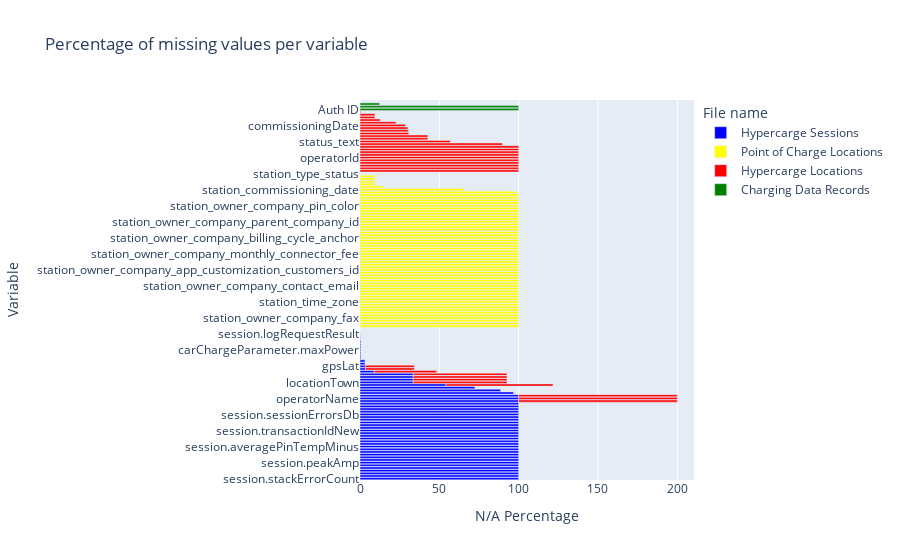

The cell this chart's notebook holds for it:
### Markdown cell above
Through the **missingno** library it's possible to visualize missing data from the datasets (cdr, hloc, hses, and pdr_loc) as matrix plots, where each subplot shows the completeness of data in each column (color blocks indicate non-missing data). In particular, across the datasets cdr is the once that presents less missing values and a more compact representation, also due to it's reduced size.

### Code cell
dfs=[]
for file, name in zip([cdr, hloc, hses, pdr_loc], ['Charging Data Records', 'Hypercarge Locations', 'Hypercarge Sessions', 'Point of Charge Locations']):
    miss_val= [file[col].isna().sum() for col in file.columns]
    var_name = file.columns
    filename=name
    total_r=file.shape[0]

    dfs.append(pd.DataFrame({"File name": filename, "Variable":var_name, "Missing Values":miss_val, "Total Rows":total_r}))
df=pd.concat(dfs)
df=df[df["Missing Values"]!=0]
df["N/A Percentage"]=df["Missing Values"]/df["Total Rows"]*100
df.sort_values(by="N/A Percentage", ascending=False, inplace=True)

fig = px.bar(df,
             orientation="h", 
             y='Variable', 
             x='N/A Percentage', 
             color="File name", 
             color_discrete_map={'Charging Data Records': 'green', 
                                 'Hypercarge Locations': 'red', 
                                 'Hypercarge Sessions': 'blue',
                                 'Point of Charge Locations': 'yellow'}, 
            title='Percentage of missing values per variable')
fig.show()

### Figure 1 — Plotly figure (JSON) as saved in the notebook; plotly's stock layout.template omitted (floating-point values rounded to 4 significant figures)
{"data": [{"alignmentgroup": "True", "hovertemplate": "File name=Hypercarge Sessions<br>N/A Percentage=%{x}<br>Variable=%{y}<extra></extra>", "legendgroup": "Hypercarge Sessions", "marker": {"color": "blue", "pattern": {"shape": ""}}, "name": "Hypercarge Sessions", "offsetgroup": "Hypercarge Sessions", "orientation": "h", "showlegend": true, "textposition": "auto", "type": "bar", "x": [100, 100, 100, 100, 100, 100, 100, 100, 100, 100, 100, 100, 100, 100, 100, 100, 100, 100, 100, 100, 100, 100, 100, 100, 100, 100, 100, 100, 100, 100, 100, 100, 96.81, 88.61, 72.43, 54.26, 33.56, 33.56, 33.56, 33.56, 8.979, 3.452, 3.452, 3.169, 3.169, 0.5951, 0.5951, 0.5951, 0.5951, 0.5951, 0.5951, 0.5951, 0.2901, 0.2604, 0.09671, 0.09671, 0.007439], "xaxis": "x", "y": ["session.stackErrorCount", "session.hycErrorcode", "session.hasOcmfData", "session.distributorId", "session.distributorName", "session.car", "session.peakAmp", "session.analyzedBy", "session.analysisTimestamp", "session.analysisComment", "session.averagePower", "session.averagePinTempPlus", "session.averagePinTempMinus", "session.averageAmp", "session.physicalPosition", "session.peakPinTempMinus", "session.maxPinDelta", "carChargeParameter", "session.transactionIdNew", "session.type", "session.peakPinTempPlus", "session.stopU", "session.serialNumber", "session.sessionLiveViewEnabled", "session.sessionErrorsDb", "session.startU", "session.stackErrorsArrayText", "session.producer", "session.peakPower", "lendeeName", "operatorName", "endClientName", "producer", "session.errorCode", "carChargeParameter.batteryCapacity", "locationUpdateNote", "locationTown", "locationProvince", "locationZipCode", "locationStreet", "locationCountry", "gpsLong", "gpsLat", "evId", "session.evId", "carChargeParameter.carChargeParameterId", "carChargeParameter.car", "carChargeParameter.current", "carChargeParameter.maxPower", "carChargeParameter.voltage", "carChargeParameter.excludeFromStatistics", "session.carChargeParameterId", "session.falsePositive", "physicalPosition", "session.logRequestResult", "session.logRequestExecuted", "session.softwareVersion"], "yaxis": "y"}, {"alignmentgroup": "True", "hovertemplate": "File name=Point of Charge Locations<br>N/A Percentage=%{x}<br>Variable=%{y}<extra></extra>", "legendgroup": "Point of Charge Locations", "marker": {"color": "yellow", "pattern": {"shape": ""}}, "name": "Point of Charge Locations", "offsetgroup": "Point of Charge Locations", "orientation": "h", "showlegend": true, "textposition": "auto", "type": "bar", "x": [100, 100, 100, 100, 100, 100, 100, 100, 100, 100, 100, 100, 100, 100, 100, 100, 100, 100, 100, 100, 100, 100, 100, 100, 100, 100, 100, 100, 100, 100, 100, 100, 100, 100, 100, 100, 100, 100, 100, 100, 100, 100, 100, 100, 100, 100, 100, 100, 100, 100, 98.67, 65.66, 14.7, 9.518, 9.518, 9.518, 9.518, 0.241], "xaxis": "x", "y": ["station_owner_company_stripe_account_id", "station_owner_company_web", "station_owner_company_phone", "station_owner_company_fax", "station_owner_company_currency_id", "station_owner_company_stripe_customer_id", "station_owner_company_stripe_public_key", "station_owner_company_stripe_invoice_extra_fields", "station_directions", "station_time_zone", "station_bender_url", "station_payment_terminal_sn", "station_mid_meter_sn", "station_owner_company_vat", "station_owner_company_email", "station_owner_company_contact_email", "station_owner_company_contact_name", "station_owner_company_stars", "station_owner_company_itineraries", "station_owner_company_sustainability_profile", "station_owner_company_distances", "station_owner_company_app_customization_customers_id", "station_owner_company_notification_type_id", "station_owner_company_soc_notification_limit", "station_owner_company_keyfob_fee", "station_owner_company_saas_fee", "station_owner_company_cpms_fee", "station_owner_company_monthly_connector_fee", "station_owner_company_monthly_sim_fee", "station_owner_company_annual_platform_fee", "station_owner_company_contract_start_date", "station_owner_company_contract_end_date", "station_owner_company_reimbursement_kwh_cost_limit", "station_owner_company_billing_cycle_anchor", "station_owner_company_experiences", "station_owner_company_pois", "station_owner_company_contact_info", "station_owner_company_deleted_at", "station_owner_company_user_id", "station_owner_company_parent_company_id", "station_owner_company_promotion_date", "station_owner_company_heycharge_api_key", "station_owner_company_heycharge_email", "station_owner_company_created_at", "station_owner_company_endpoint", "station_owner_company_pin_color", "station_owner_company_id_offer", "station_owner_company_deadline", "station_owner_company_booking_url", "station_street_number", "connector_isSuspended", "station_commissioning_date", "station_installation_date", "station_firmware", "station_brand", "station_serial_number", "station_model", "station_type_status"], "yaxis": "y"}, {"alignmentgroup": "True", "hovertemplate": "File name=Hypercarge Locations<br>N/A Percentage=%{x}<br>Variable=%{y}<extra></extra>", "legendgroup": "Hypercarge Locations", "marker": {"color": "red", "pattern": {"shape": ""}}, "name": "Hypercarge Locations", "offsetgroup": "Hypercarge Locations", "orientation": "h", "showlegend": true, "textposition": "auto", "type": "bar", "x": [100, 100, 100, 100, 100, 100, 100, 100, 100, 100, 100, 100, 100, 89.84, 67.38, 59.09, 59.09, 59.09, 59.09, 56.95, 42.78, 42.78, 39.3, 30.75, 30.75, 30.75, 30.48, 30.21, 28.61, 22.73, 12.83, 9.358, 9.358, 0.5348], "xaxis": "x", "y": ["softwareExpirationDate", "calibrationLawOrdered", "serviceExpirationDate", "sshPort", "lendeeName", "lendeeId", "operatorName", "endClientName", "operatorId", "endClientId", "officialEichrechtCompletion", "defaultSoftwareVersion", "lastMaintenance", "customerIccid", "locationUpdateNote", "locationStreet", "locationTown", "locationProvince", "locationZipCode", "status_text", "sessionLiveViewEnabled", "warrantyExpiration", "locationCountry", "surroundingChargers", "gpsLong", "gpsLat", "websocketUrl", "chargePointIdentity", "commissioningDate", "status_hycErrorCode", "hymaintVersion", "simLastRequest", "simActivationDate", "simIccid"], "yaxis": "y"}, {"alignmentgroup": "True", "hovertemplate": "File name=Charging Data Records<br>N/A Percentage=%{x}<br>Variable=%{y}<extra></extra>", "legendgroup": "Charging Data Records", "marker": {"color": "green", "pattern": {"shape": ""}}, "name": "Charging Data Records", "offsetgroup": "Charging Data Records", "orientation": "h", "showlegend": true, "textposition": "auto", "type": "bar", "x": [100.0, 99.99, 12.35, 0.02633], "xaxis": "x", "y": ["Auth ID", "Contachilometri (Km)", "EMI3 ID", "Type Status"], "yaxis": "y"}], "layout": {"barmode": "relative", "legend": {"title": {"text": "File name"}, "tracegroupgap": 0}, "title": {"text": "Percentage of missing values per variable"}, "xaxis": {"anchor": "y", "domain": [0, 1], "title": {"text": "N/A Percentage"}}, "yaxis": {"anchor": "x", "domain": [0, 1], "title": {"text": "Variable"}}}}
